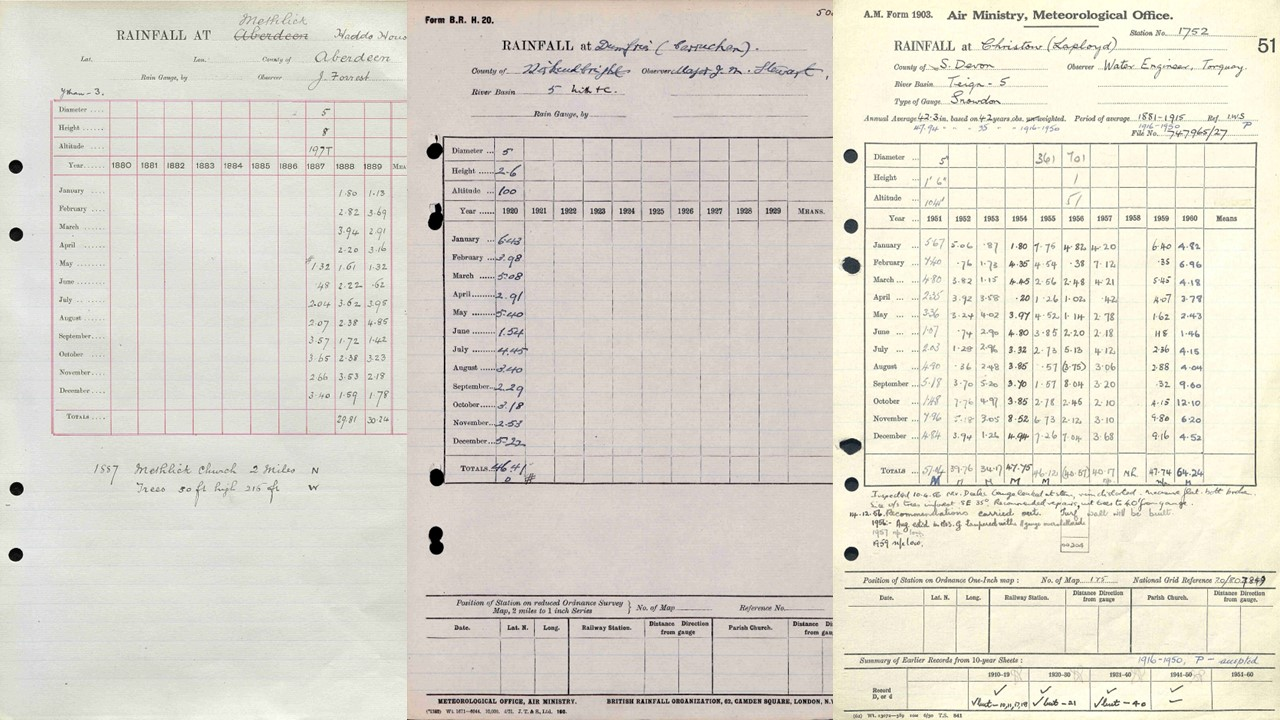
#> input picture _images/Image_samples.jpg, 1280 x 720 px, found by its file name
$ python show_polygons.py --filen ../../_images/Image_samples.jpg
#> lines starting #> are read from the running program, lines starting #| are printed output that depends on the picture; after the words box and inside, x2 and y2 are one past the last pixel; in counts of white or black regions, pixels touching at a corner belong together
#!/usr/bin/env python

# Infer polygons from a single-page rainfall image

import os
import sys

import cv2
import numpy as np
import random

import matplotlib
from matplotlib.backends.backend_agg import FigureCanvasAgg as FigureCanvas
from matplotlib.figure import Figure
from matplotlib.lines import Line2D

import argparse

parser = argparse.ArgumentParser()
parser.add_argument("--filen", help="File name", type=str, required=True)
args = parser.parse_args()

# Load the source image
fName = "%s/Robot_Rainfall_Rescue/from_Ed/images/%s" % (
    os.getenv("SCRATCH"),
    args.filen,
)
sImage = cv2.imread(fName, cv2.IMREAD_UNCHANGED)
#> sImage is the input picture: shape (720, 1280, 3); mean B, G, R 206.8, 218, 222.2
if sImage is None:
    raise Exception("No such image file %s" % fName)

# Standardise the size
sImage = cv2.resize(sImage, (1024, 1632))
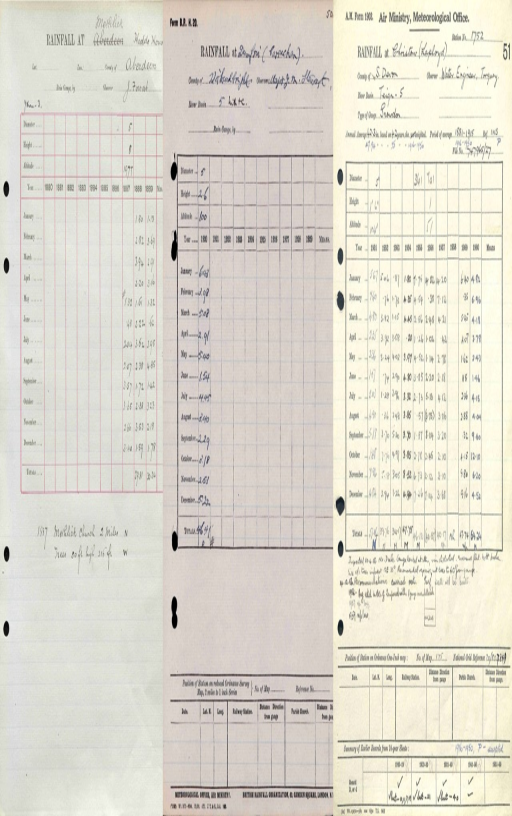
#> sImage: shape (1632, 1024, 3) (shown at 1/2 size); mean B, G, R 206.7, 217.9, 222

# To greyscale
pImage = cv2.cvtColor(sImage.copy(), cv2.COLOR_BGR2GRAY)
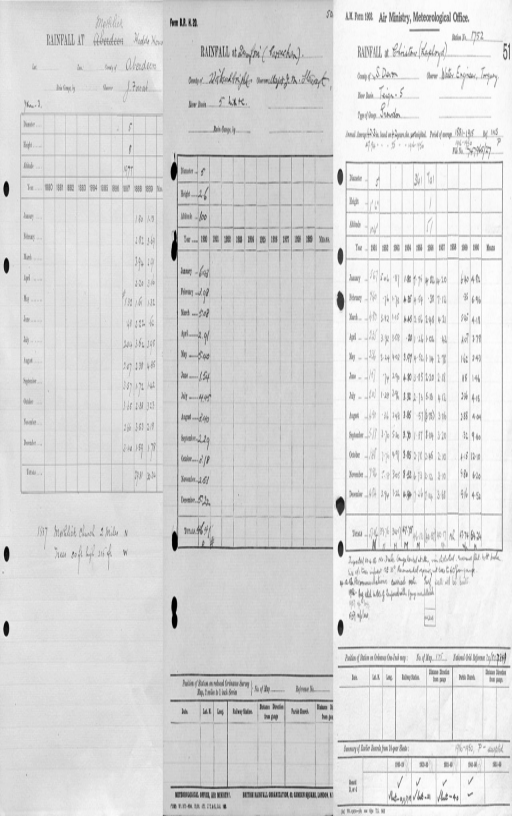
#> pImage: shape (1632, 1024) (shown at 1/2 size); min 0, max 254, mean 217.8
# Gaussian blur to denoise
pImage = cv2.GaussianBlur(pImage, (9, 9), 0)
# Adaptive threshold to convert to BW
pImage = cv2.adaptiveThreshold(
    pImage, 255, cv2.ADAPTIVE_THRESH_GAUSSIAN_C, cv2.THRESH_BINARY, 11, 2
)
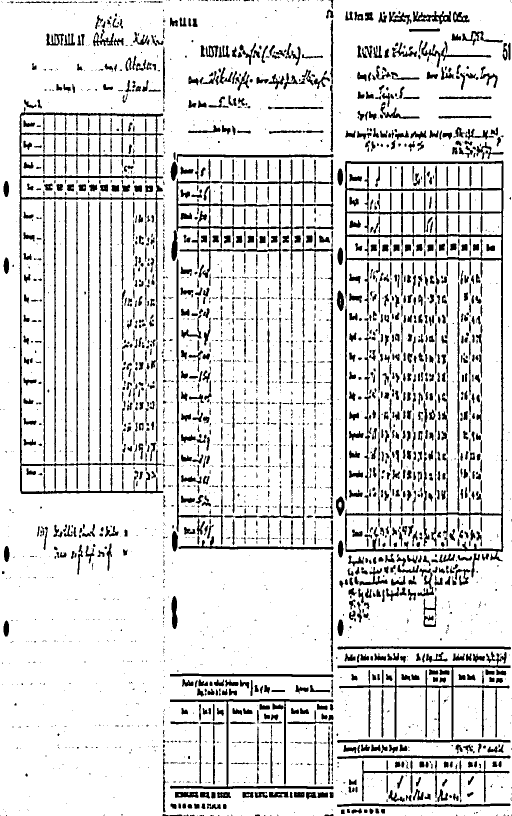
#> pImage: shape (1632, 1024) (shown at 1/2 size); 85.9% white; 2922 black regions (1538 under 20 px), largest, box (x1, y1, x2, y2) and area: (690, 321, 1007, 1123) 18440, (39, 224, 331, 988) 16015, (352, 318, 667, 602) 9668
pImage = cv2.bitwise_not(pImage)
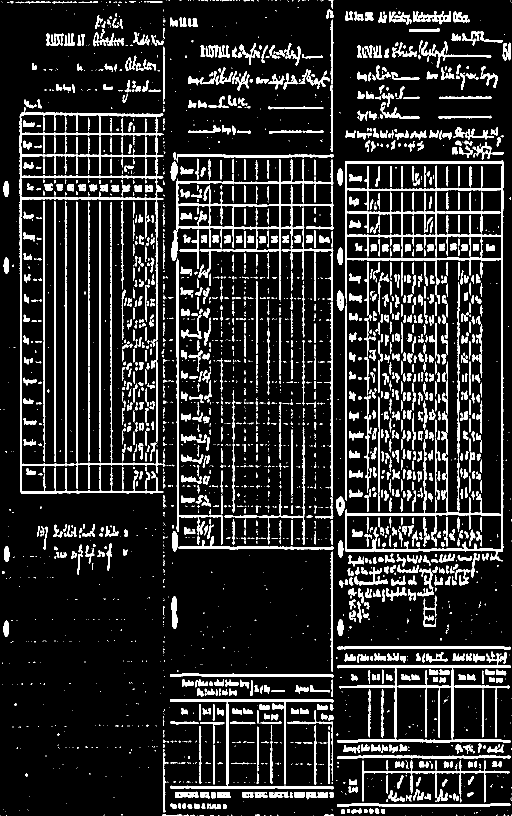
#> pImage: shape (1632, 1024) (shown at 1/2 size); 14.1% white; 2922 white regions (1538 under 20 px), largest, box (x1, y1, x2, y2) and area: (690, 321, 1007, 1123) 18440, (39, 224, 331, 988) 16015, (352, 318, 667, 602) 9668
kernel = np.array([[0.0, 1.0, 0.0], [1.0, 1.0, 1.0], [0.0, 1.0, 0.0]], np.uint8)
pImage = cv2.dilate(pImage, kernel)
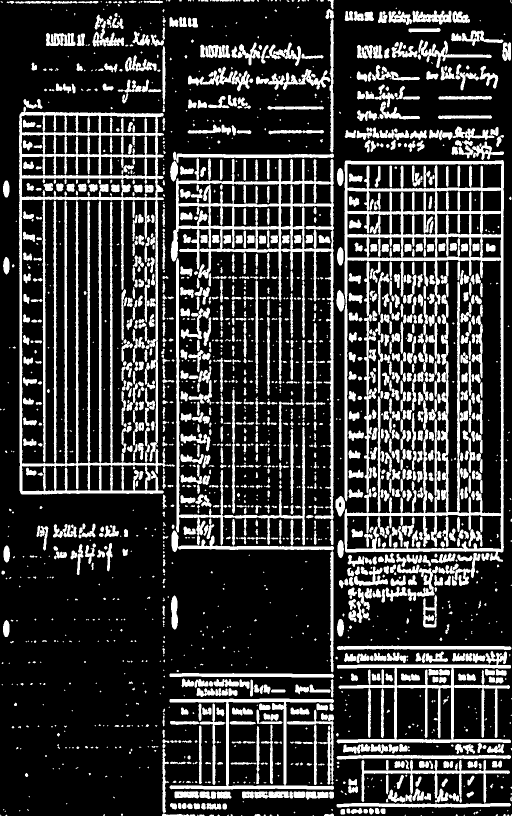
#> pImage: shape (1632, 1024) (shown at 1/2 size); 22.4% white; 1840 white regions (711 under 20 px), largest, box (x1, y1, x2, y2) and area: (38, 213, 350, 989) 47251, (689, 320, 1008, 1124) 46907, (341, 317, 668, 1090) 22805


# Find line segments in the processed image
fld = cv2.ximgproc.createFastLineDetector(25, 0.141, 50, 50, 0, True)
lines = fld.detect(pImage.copy())
#> lines = 1307 rows, first 6: [665, 168, 665, 63], [664, 168, 664, 63], [663, 63, 663, 304], [662, 303, 662, 169], [662, 134, 662, 63], [824, 63, 878, 63]

# Plot source and processed images side by side
fig = Figure(
    figsize=(16.34, 10.56),
    dpi=100,
    facecolor="white",
    edgecolor="black",
    linewidth=0.0,
    frameon=False,
    subplotpars=None,
    tight_layout=None,
)
canvas = FigureCanvas(fig)
ax_full = fig.add_axes([0, 0, 1, 1], facecolor="white")

ax_original = fig.add_axes([0.02, 0.015, 0.47, 0.97])
ax_original.set_axis_off()
ax_original.set_xlim([0, 1024])
ax_original.set_ylim([1632, 0])
ax_original.set_aspect("auto")
ax_original.imshow(
    sImage,
)

ax_processed = fig.add_axes([0.51, 0.015, 0.47, 0.97])
ax_processed.set_axis_off()
ax_processed.set_xlim([0, 1024])
ax_processed.set_ylim([1632, 0])
ax_processed.imshow(cv2.bitwise_not(pImage), cmap="gray", zorder=100)


# Overplot the line segments
lcm = matplotlib.cm.get_cmap("hsv", len(lines))
lro = random.sample(list(range(len(lines))), len(lines))
#> lro = 1307 values, max 1306 at index 78, min 0 at index 227, mean 653
for lsi in range(len(lines)):
    ls = lines[lsi]
    ax_processed.add_line(
        Line2D(
            [ls[0][0], ls[0][2]],
            [ls[0][1], ls[0][3]],
            linewidth=3,
            color=lcm(lro[lsi]),
            zorder=200,
        )
    )
#> this loop made 1307 passes


# Render the figure as a png
fig.savefig("processed.png")
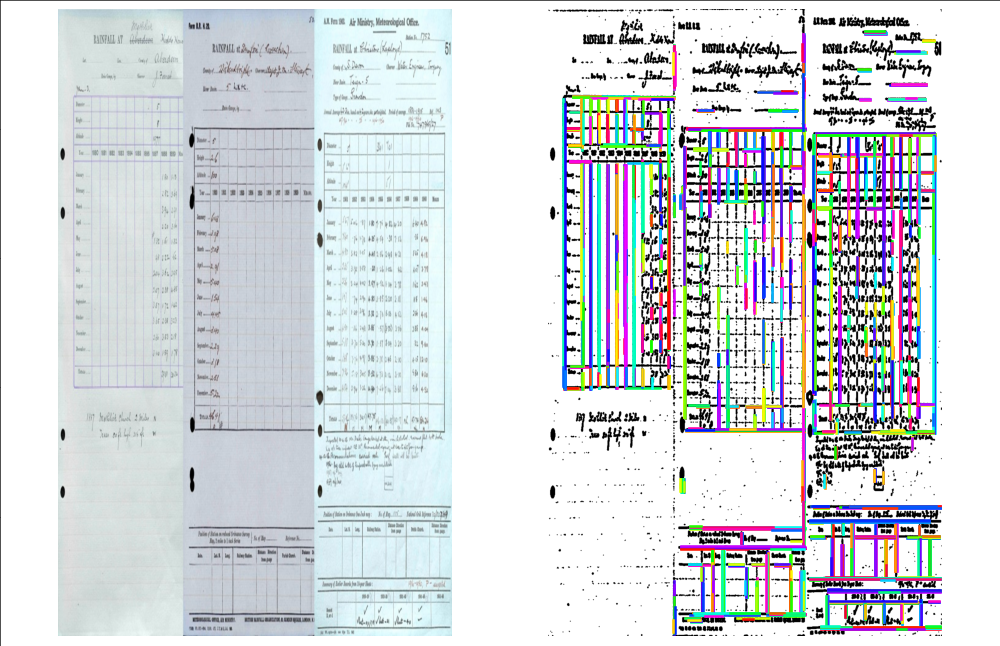
#> figure drawn by matplotlib, 2 panels; B, G, R data is drawn as R, G, B

$ run again, on _images/SmolVLM_Granite_Gemma_trained_example.jpg
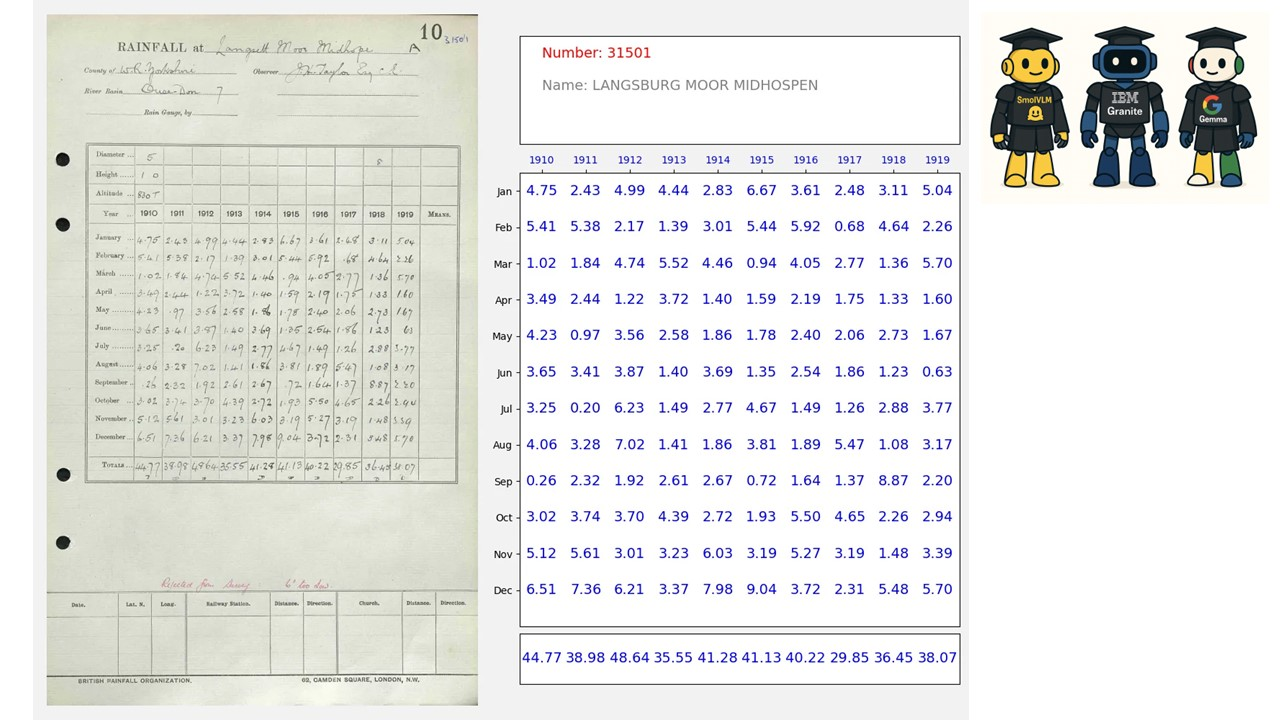
#> input picture _images/SmolVLM_Granite_Gemma_trained_example.jpg, 1280 x 720 px, found by its file name
#> sImage is the input picture: shape (720, 1280, 3); mean B, G, R 228.5, 231.7, 231.1
#> sImage: shape (1632, 1024, 3)
#> `pImage = cv2.dilate(pImage, kernel)`:
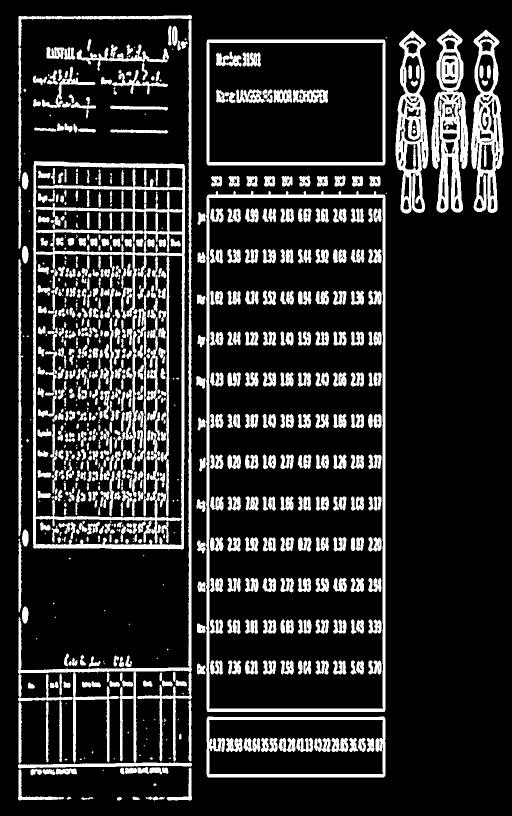
#> pImage: shape (1632, 1024) (shown at 1/2 size); 17.1% white; 816 white regions (120 under 20 px), largest, box (x1, y1, x2, y2) and area: (66, 322, 371, 1099) 29532, (36, 40, 384, 1537) 20315, (412, 382, 771, 1424) 17332
#> lines = 848 rows, first 6: [336, 32, 378, 32], [336, 31, 377, 31], [57, 36, 382, 36], [57, 35, 381, 35], [57, 34, 380, 34], [57, 33, 379, 33]
#> lro = 848 values, max 847 at index 94, min 0 at index 273, mean 423.5
#> the loop `for lsi in range(len(lines)):` made 848 passes
#> `fig.savefig("processed.png")`:
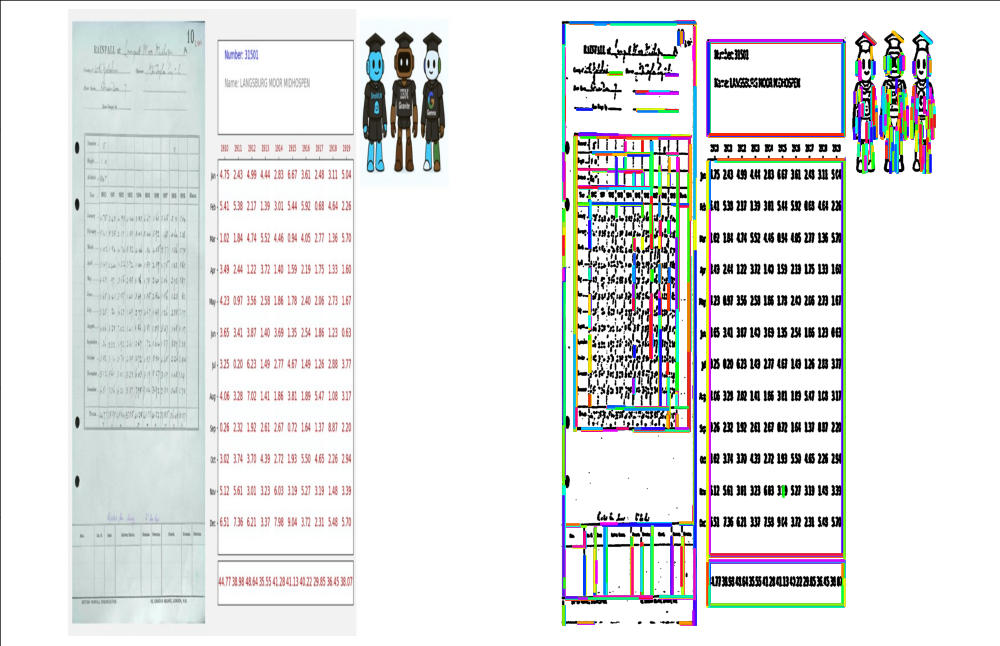
#> figure drawn by matplotlib, 2 panels; B, G, R data is drawn as R, G, B
